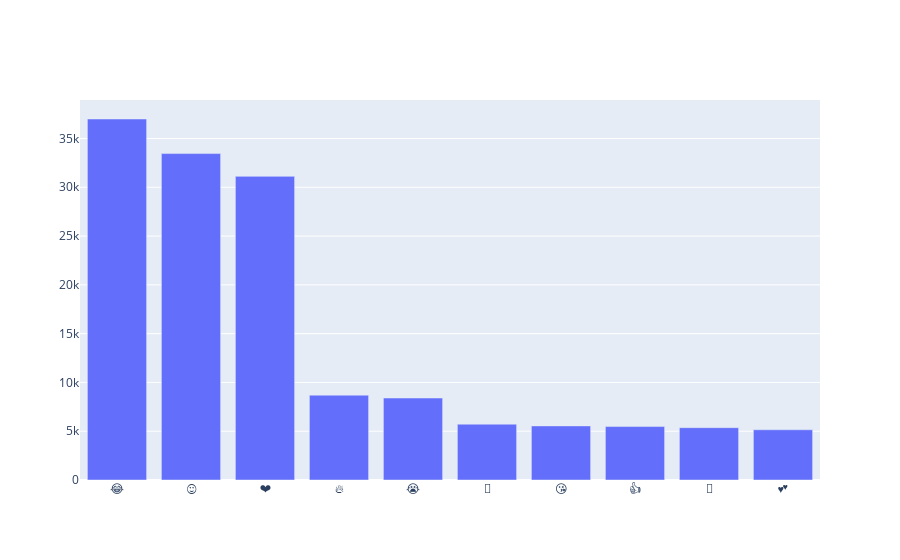

Here is the notebook cell this chart was saved with:
### Code cell
bar_plot = go.Bar(x=emojis , y=freqs)
iplot([bar_plot])

### Figure 1 — Plotly figure (JSON) as saved in the notebook; plotly's stock layout.template omitted (floating-point values rounded to 4 significant figures)
{"data": [{"type": "bar", "x": ["😂", "😍", "❤", "🔥", "😭", "👏", "😘", "👍", "💖", "💕"], "y": [36998, 33453, 31119, 8694, 8398, 5721, 5545, 5476, 5362, 5147]}], "layout": {}}
